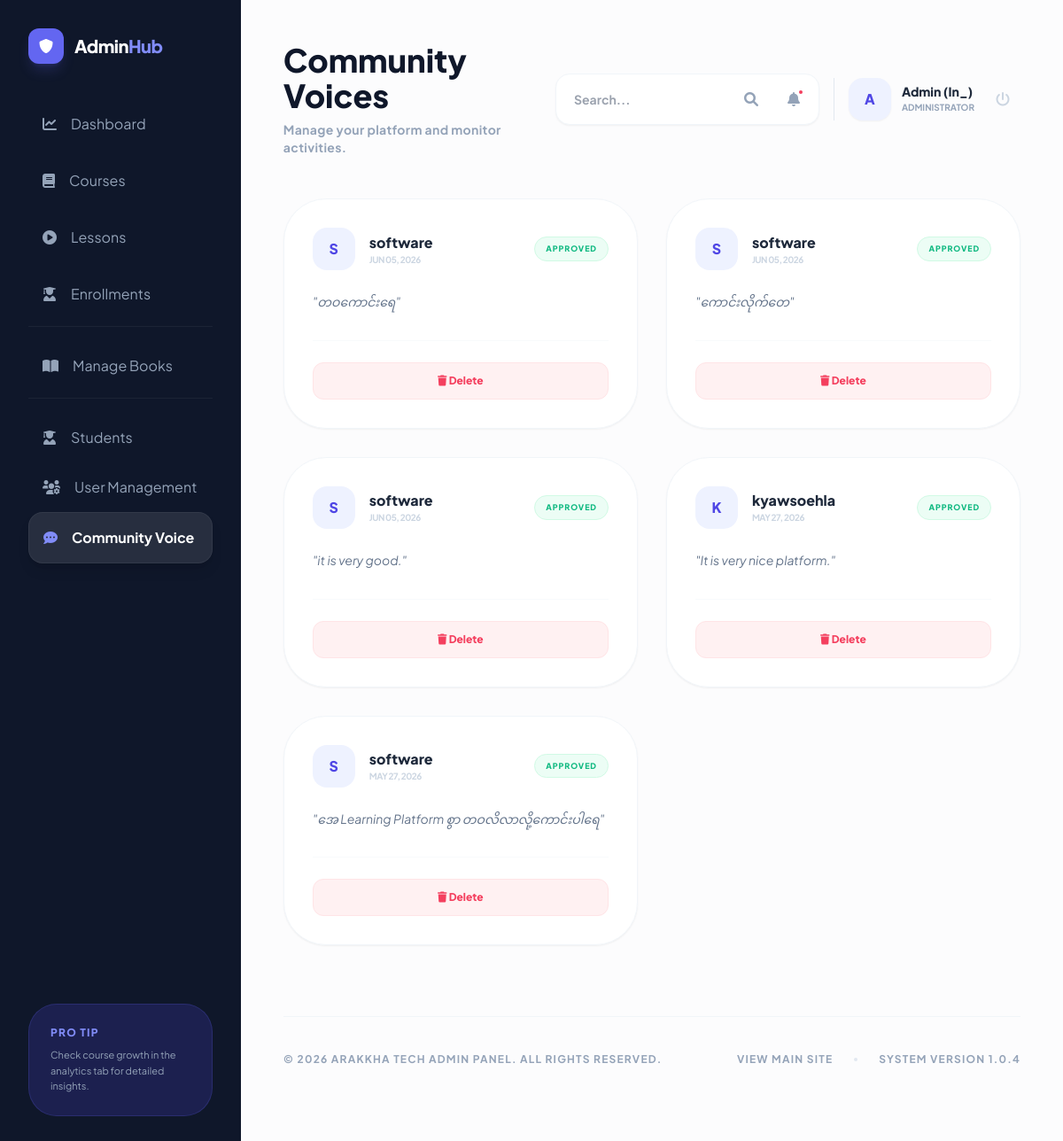
/manage/voices/ (signed in), run on an earlier commit of the app's database.
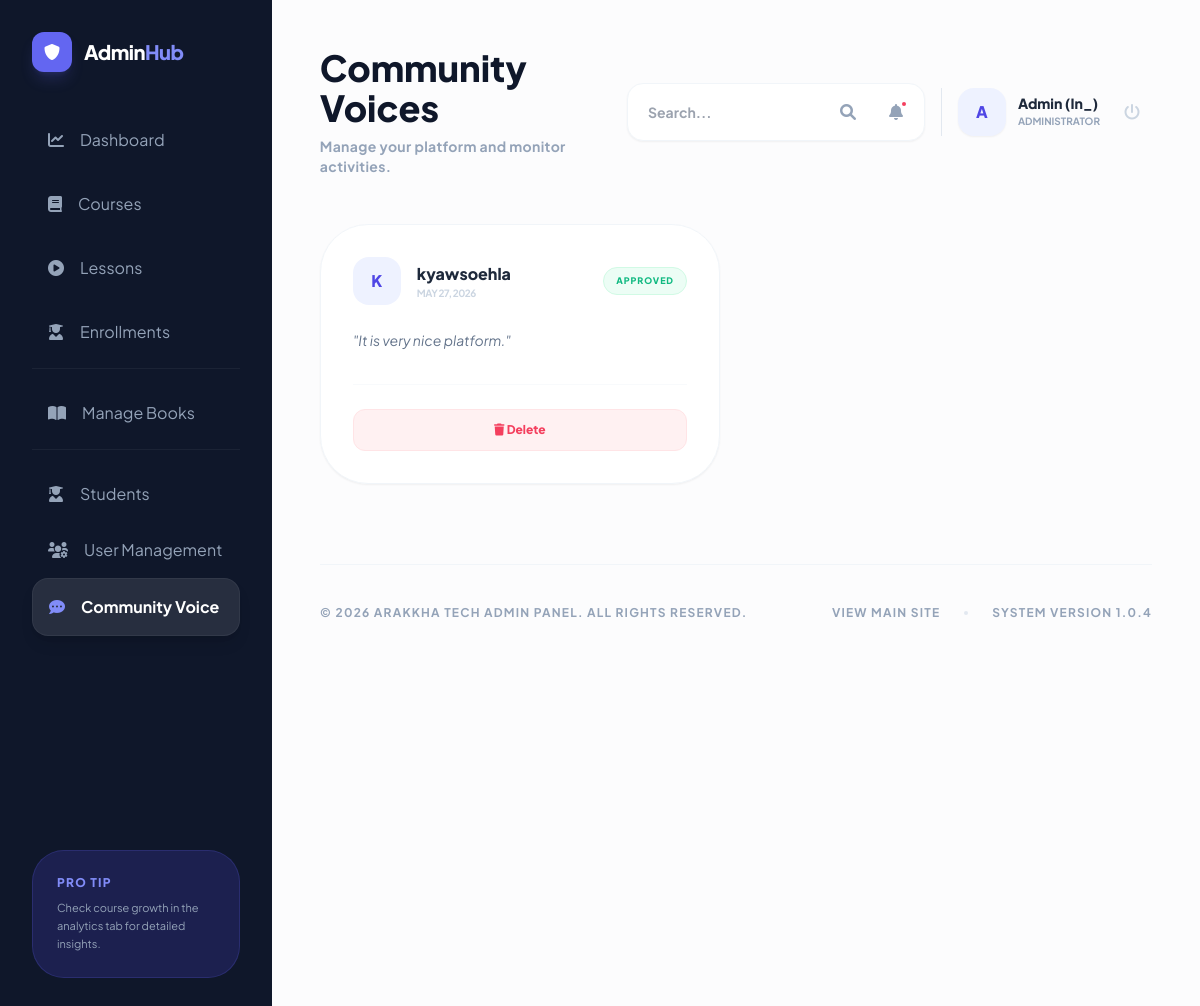
And on a later commit of the database.
### courses/models.py (models this page shows, shortened)
class CommunityVoice(models.Model):
    user = models.ForeignKey(User, on_delete=models.CASCADE, related_name='voices')
    content = models.TextField()
    is_approved = models.BooleanField(default=False)
    created_at = models.DateTimeField(auto_now_add=True)
    class Meta:
        ordering = ['-created_at']

### courses/views.py (the view)
# urls.py: path('manage/voices/', views.manage_voices, name='manage_voices'),
@login_required
@user_passes_test(is_admin)
def manage_voices(request):
    voices = CommunityVoice.objects.all().select_related('user').order_by('-created_at')
    return render(request, 'courses/management/manage_voices.html', {'voices': voices, 'title': 'Manage Community Voices'})

### courses/context_processors.py (called while the page is built)
def user_roles(request):
    if request.user.is_authenticated:
        return {
            'is_admin_user': _is_admin(request.user),
            'is_instructor_user': _is_instructor(request.user),
            'user_role_label': (request.user.profile.role if hasattr(request.user, 'profile') else 'student')
        }
    return {
        'is_admin_user': False,
        'is_instructor_user': False,
        'user_role_label': 'guest'
    }

### courses/helpers.py (called while the page is built)
def is_admin(user):
    if user.is_superuser:
        return True
    if hasattr(user, 'profile'):
        return user.profile.role == 'admin'
    return False

def is_instructor(user):
    if user.is_superuser:
        return True
    if hasattr(user, 'profile'):
        return user.profile.role == 'instructor'
    return False

### courses/templates/courses/management/manage_voices.html (shortened to what this page needs)
{% extends 'base.html' %}
{% block content %}
<div class="min-h-screen bg-[#fcfcfd] flex flex-col lg:flex-row ">
    {% include 'courses/admin_sidebar_snippet.html' %}
    <main class="flex-grow p-6 lg:p-12">
        {% include 'courses/admin_topbar_snippet.html' with title="Community Voices" subtitle="Manage student feedback and testimonials." %}
        <div class="grid grid-cols-1 md:grid-cols-2 gap-8" data-aos="fade-up">
            {% for voice in voices %}
            <div class="bg-white rounded-[3rem] shadow-sm border border-slate-100 p-8 flex flex-col justify-between hover:shadow-xl transition-all">
                <div>
                    <div class="flex items-center justify-between mb-6">
                        <div class="flex items-center">
                            <div class="w-12 h-12 rounded-2xl bg-indigo-50 text-indigo-600 flex items-center justify-center font-black mr-4">
                                {{ voice.user.username|slice:":1"|upper }}
                            </div>
                            <div>
                                <h4 class="font-black text-slate-800">{{ voice.user.username }}</h4>
                                <p class="text-[10px] font-bold text-slate-300 uppercase tracking-tighter">{{ voice.created_at|date:"M d, Y" }}</p>
                            </div>
                        </div>
                        {% if voice.is_approved %}
                            <span class="bg-emerald-50 text-emerald-500 text-[9px] font-black px-3 py-1.5 rounded-full uppercase tracking-widest border border-emerald-100">Approved</span>
                        {% else %}
                            <span class="bg-amber-50 text-amber-500 text-[9px] font-black px-3 py-1.5 rounded-full uppercase tracking-widest border border-amber-100">Pending</span>
                        {% endif %}
                    </div>
                    <p class="text-slate-500 text-sm leading-relaxed italic mb-8">"{{ voice.content }}"</p>
                </div>
                <div class="flex items-center space-x-3 pt-6 border-t border-slate-50">
                    <a href="{% url 'delete_voice' voice.pk %}" class="{% if not voice.is_approved %}w-12{% else %}flex-grow{% endif %} bg-rose-50 text-rose-500 text-center py-3 rounded-xl text-xs font-black hover:bg-rose-500 hover:text-white transition-all border border-rose-100">
                        <i class="fas fa-trash"></i> {% if voice.is_approved %}Delete{% endif %}
                    </a>
                </div>
            </div>
            {% endfor %}
        </div>
        {% include 'courses/admin_footer_snippet.html' %}
    </main>
</div>
{% endblock %}

What changed in the data, as far as the page shows it:
removed CommunityVoice: user.username "S", user.username "software", created_at "JUN 05, 2026", is_approved "APPROVED", content "တဝကောင်းရေ"
removed CommunityVoice: user.username "S", user.username "software", created_at "JUN 05, 2026", is_approved "APPROVED", content "ကောင်းလိုက်တေ"
removed CommunityVoice: user.username "S", user.username "software", created_at "JUN 05, 2026", is_approved "APPROVED", content "it is very good."
removed CommunityVoice: user.username "S", user.username "software", created_at "MAY 27, 2026", is_approved "APPROVED", content "အေ Learning Platform စွာ တဝလိလာလို့ကောင်းပါရေ"
